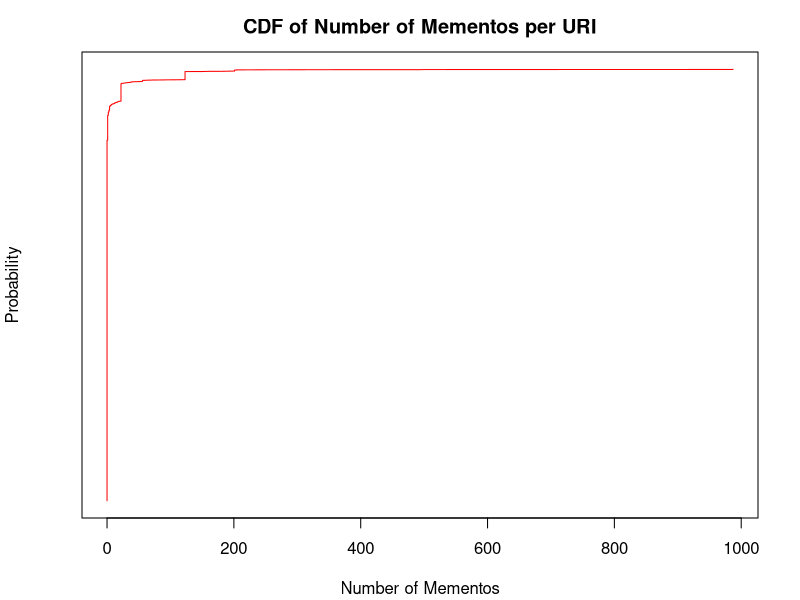
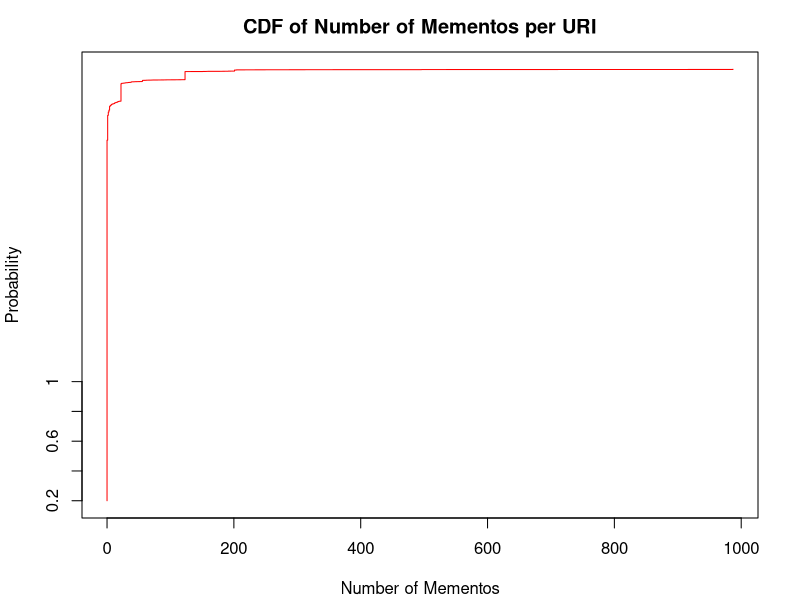

The R source for these figures, in order:
library(RColorBrewer)

myData <- read.table('timemapsCountSorted.txt')
fullData = rep(myData[,1])

title <- "CDF of Number of Mementos per URI"
xlab <- "Number of Mementos"
ylab <- "Probability"

par(mar=c(4,4,2.5,2) + 0.1)

set.seed(1)
plot(fullData, 1:length(fullData), type="l", col="red", main=title, xlab=xlab, ylab=ylab, yaxt="n")
mp <- plot(fullData, 1:length(fullData), type="l", col="red", main=title, xlab=xlab, ylab=ylab, yaxt="n")
#mp <- plot(fullData, type="l", col="red", main=title, xlab=NA, ylab=NA, xaxt='n', yaxt='n')
#mtext(side=1, xlab, line=0.5)
axis(side=2, at=seq(1,2735,length.out=5), labels=seq(0.2,1,by=0.2))